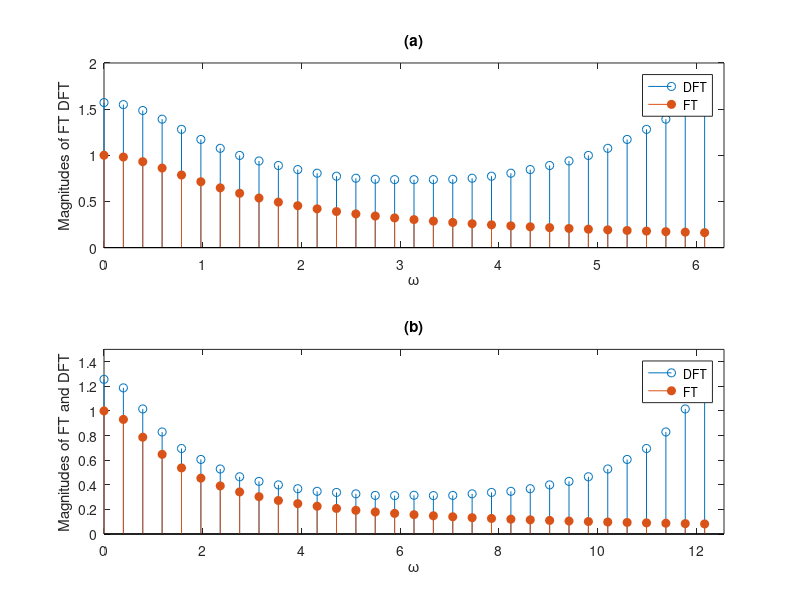

MATLAB code to generate this figure:
% First Plot

t = 0:1:4;
x = exp(-t);
dftx1 = fft(x, 32);
w = 0:2*pi/32:2*pi-(2*pi/32);
subplot(211);
stem(w, abs(dftx1));
FT1 = 1./sqrt(1+w.^2);
hold on;
stem(w, abs(FT1), 'filled');
xlabel('\omega');
ylabel('Magnitudes of FT DFT');
title('(a)');
axis([0 2*pi 0 2]);
legend('DFT', 'FT');

% Second Plot

nt = 0:0.5:4;
x = exp(-nt);
dftx2 = 0.5 * fft(x,32);
w = 0:4*pi/32:4*pi-(4*pi/32);
subplot(212);
stem(w, abs(dftx2));
FT2 = 1./sqrt(1+w.^2);
hold on;
stem(w, abs(FT2), 'filled');
xlabel('\omega');
ylabel('Magnitudes of FT and DFT');
title('(b)');
axis([0 4*pi 0 1.5]);
legend('DFT', 'FT');